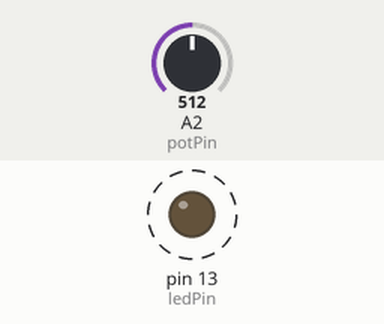
Recording of a sketch running on a simulated Arduino Uno, built with avr-gcc and run on an emulated ATmega328P. On the bench: output pins drawn as LEDs (lit = HIGH). Dashed ring = blinking. Inputs (shaded band) come from the test bench; at power-on: A2 (potPin) = 512. What the sketch prints to the serial monitor is not drawn.

Above: at 1.2 s.
1.3 s: A2 (potPin) set to 122
4.3 s: A2 (potPin) set to 0
Timing chart, 0 to 11.8 s (numbered marks = the images above; inputs shaded):
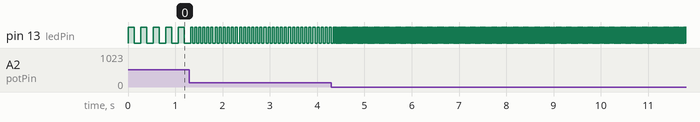

The sketch:

potentiometerStrobe.ino
```cpp
int potPin = A2;
int ledPin = 13;
int val = 0;

void setup(){
  pinMode(ledPin, OUTPUT);
  Serial.begin(9600);
}

void loop(){
  val = map(analogRead(potPin),0,1023,15,250);
  Serial.println(val);
  digitalWrite(ledPin, HIGH);
  delay(val);
  digitalWrite(ledPin, LOW);
  delay(val);
}
```

Measured:
- after the input at 1.3 s, pin 13 (ledPin): alternates HIGH for 0.04 s and LOW for 0.04 s, starting after 0.07 s
- after the input at 4.3 s, pin 13 (ledPin): alternates HIGH for 0.02 s and LOW for 0.02 s, starting after 0.07 s
- by itself, pin 13 (ledPin): alternates HIGH for 0.13 s and LOW for 0.13 s
